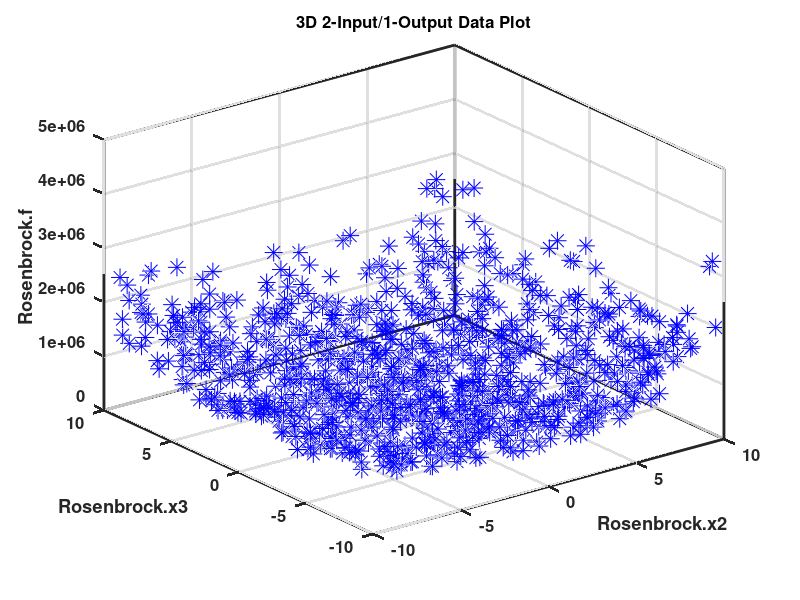

Recreate this plot in MATLAB.
if exist('noCLF') 
   hold off
else
   clf
end;
X = [
-8.492160e+000 -8.600561e+000 1.982976e+006 1
-3.120825e+000 -5.118358e-001 4.397248e+005 1
-6.453033e+000 7.041001e+000 4.114874e+005 1
7.981313e+000 -1.743604e+000 1.628340e+006 1
4.436588e+000 7.546904e+000 3.268644e+005 1
1.704295e+000 -4.505034e-002 7.267776e+004 1
3.894090e+000 -8.266915e+000 5.580035e+005 1
-6.053293e-001 -5.575201e+000 7.210938e+005 1
3.286718e+000 -4.980812e+000 6.148034e+005 1
-4.011405e+000 9.946069e+000 1.349048e+006 1
3.368876e+000 -5.780678e+000 3.504276e+005 1
-9.934163e+000 5.362034e+000 1.834411e+006 1
-8.577228e+000 3.626960e+000 8.483916e+005 1
-9.382463e+000 1.224757e+000 2.194491e+006 1
1.614613e+000 -7.598427e+000 8.801879e+005 1
4.706598e+000 -6.622883e+000 1.716759e+006 1
5.645701e+000 2.702373e+000 9.256991e+005 1
9.269169e+000 3.641728e+000 7.077878e+005 1
-7.807070e+000 -6.262025e+000 7.104646e+005 1
-9.583359e+000 3.448034e+000 9.050983e+005 1
8.513315e+000 -9.348432e+000 1.910636e+006 1
8.277024e+000 -7.207693e+000 1.092123e+006 1
-4.137529e+000 -6.189989e+000 7.326102e+005 1
-2.471238e+000 -6.614841e+000 7.306310e+005 1
7.039837e+000 1.844963e+000 9.046341e+005 1
-7.769014e-002 -7.051992e+000 6.119708e+005 1
-4.345543e+000 2.816680e+000 2.034992e+005 1
-8.271455e+000 -6.853525e+000 1.409712e+006 1
-6.819611e+000 -7.936465e+000 7.621822e+005 1
6.331815e+000 5.172819e+000 1.085954e+006 1
-1.306187e+000 9.840620e+000 1.016442e+006 1
-6.033276e+000 -2.658918e+000 2.059226e+006 1
7.627978e+000 1.872100e+000 1.807632e+006 1
3.274888e+000 -1.908733e+000 4.023387e+005 1
8.189921e+000 -6.744967e+000 9.814845e+005 1
-2.927619e+000 -9.637483e+000 1.750713e+006 1
-5.110207e+000 4.501111e+000 2.412501e+005 1
-4.641873e+000 8.347540e+000 7.238122e+005 1
2.529006e+000 -1.032041e+000 6.766991e+005 1
9.199699e+000 6.475609e+000 8.112522e+005 1
5.681331e+000 6.506123e+000 2.583433e+005 1
-3.528428e+000 -3.748834e+000 1.156058e+005 1
9.812040e+000 -3.947077e+000 1.729033e+006 1
-6.359742e+000 -7.111942e+000 6.416637e+005 1
9.511696e+000 -7.150463e+000 1.808089e+006 1
-5.894954e+000 -3.591745e+000 4.399161e+005 1
-4.628667e+000 -2.567091e+000 1.570790e+006 1
-5.668206e+000 -8.756057e+000 7.303117e+005 1
-8.337678e+000 8.664392e+000 2.581948e+006 1
1.304785e+000 -8.728982e+000 8.278235e+005 1
4.414304e+000 2.388027e+000 6.466291e+004 1
6.050888e+000 8.023327e+000 7.897580e+005 1
-5.950467e+000 3.227546e+000 1.733651e+006 1
-4.724425e+000 3.522127e-001 1.967585e+006 1
5.103555e+000 -5.209926e+000 1.382752e+006 1
2.214873e+000 -8.128209e+000 1.205588e+006 1
-1.006371e+000 -2.123860e+000 1.229430e+006 1
5.075456e+000 6.633959e+000 4.830339e+005 1
6.495142e-001 -3.645822e+000 3.695825e+005 1
4.465699e+000 4.702084e+000 3.976362e+005 1
-9.531601e+000 4.458615e+000 1.087970e+006 1
8.827486e+000 6.255958e+000 1.078824e+006 1
-9.990014e+000 8.643983e+000 1.838068e+006 1
5.442022e+000 -1.161913e+000 1.012967e+006 1
4.673883e+000 8.243427e+000 5.227639e+005 1
-6.901874e+000 1.837623e+000 7.256321e+005 1
-9.221619e+000 -3.497035e+000 2.858278e+006 1
-4.411196e-001 1.412675e+000 3.333492e+005 1
-9.545216e+000 -2.600271e+000 1.627879e+006 1
3.550647e+000 -5.716772e+000 7.173378e+005 1
9.696383e+000 3.845023e+000 1.187258e+006 1
3.725895e+000 -2.319972e+000 6.432011e+005 1
2.687531e+000 2.025410e+000 8.827474e+005 1
4.274698e+000 7.635243e+000 1.212437e+006 1
3.870593e+000 -8.448609e+000 8.396172e+005 1
7.574350e+000 6.813284e+000 1.262692e+006 1
2.612672e+000 2.911636e+000 4.494660e+005 1
9.382127e+000 -5.387967e-001 2.544677e+006 1
-8.201384e+000 3.900571e+000 8.509452e+005 1
6.807667e+000 -2.060653e+000 1.832655e+006 1
-6.984699e+000 -4.321805e+000 5.940525e+005 1
4.536356e+000 -1.970043e+000 1.137367e+006 1
6.932783e+000 -8.329403e+000 1.316316e+006 1
1.810780e+000 8.987899e-001 2.725677e+005 1
9.526708e+000 -1.776563e+000 1.431277e+006 1
1.780598e+000 -3.279727e+000 1.785525e+005 1
-6.563551e+000 3.215856e+000 4.582360e+005 1
7.889149e+000 -6.738800e+000 1.322626e+006 1
3.680121e+000 2.635451e+000 7.967754e+005 1
-1.457919e+000 -2.378860e+000 1.420853e+006 1
-4.702482e+000 -4.186637e+000 1.534499e+006 1
5.467518e+000 2.549237e+000 3.673540e+005 1
-4.969424e+000 -5.450062e+000 1.378684e+006 1
9.351665e+000 -4.659201e+000 1.814476e+006 1
-2.402432e+000 -3.576769e+000 1.683387e+006 1
1.776490e+000 6.264903e+000 1.355469e+006 1
-3.600443e+000 4.523077e+000 6.352165e+005 1
3.198490e+000 1.570529e+000 4.907379e+005 1
2.737883e+000 5.929835e+000 8.048733e+005 1
3.248851e+000 -7.165488e+000 9.789395e+005 1
7.082249e-001 7.394129e+000 1.375498e+006 1
8.550506e+000 9.484876e+000 2.695341e+006 1
6.410799e+000 -3.504085e+000 3.807519e+005 1
-2.240570e+000 2.166777e-001 5.171994e+005 1
8.702856e+000 9.719788e+000 1.528200e+006 1
1.944915e+000 2.400149e+000 6.778533e+005 1
9.136145e+000 -1.029867e-001 1.509266e+006 1
6.719662e+000 8.144392e+000 1.491652e+006 1
-4.386438e+000 -3.547042e+000 3.893599e+005 1
-3.419783e+000 6.608728e+000 1.445766e+006 1
5.015658e+000 -6.362805e+000 4.118421e+005 1
-1.758305e+000 -2.775615e+000 9.408250e+005 1
4.202708e+000 -2.381633e+000 3.098586e+005 1
9.050850e+000 -3.891490e+000 1.090167e+006 1
3.928681e+000 6.749000e+000 4.597951e+005 1
-1.235732e+000 -7.315644e+000 1.298342e+006 1
6.128758e+000 7.644709e+000 6.124384e+005 1
-7.841848e+000 -1.877177e+000 1.762119e+006 1
2.644805e+000 -1.565146e+000 3.812172e+004 1
-5.706442e+000 -7.605735e+000 9.547345e+005 1
-7.746591e-001 6.338763e+000 8.585563e+005 1
4.992774e+000 -5.747161e+000 2.478418e+005 1
-4.802183e+000 5.947567e+000 5.608415e+005 1
-6.870801e-001 9.994353e+000 1.403530e+006 1
-1.742976e-001 -1.014437e+000 1.170955e+006 1
-5.456163e+000 -5.841339e+000 2.941497e+005 1
2.281039e+000 -4.118752e-001 1.887875e+005 1
8.675736e-001 1.378959e+000 1.362928e+005 1
-3.058499e+000 -9.431626e+000 1.657450e+006 1
3.076551e+000 -9.768436e+000 2.784939e+006 1
-4.499612e+000 -8.215762e-001 5.410909e+004 1
5.170061e+000 5.471924e+000 1.370953e+006 1
-1.840649e+000 1.645622e+000 1.960514e+006 1
2.105687e+000 1.085026e+000 6.709648e+005 1
-8.750553e+000 4.608181e+000 2.160241e+006 1
-9.629944e-001 -9.893436e+000 2.651100e+006 1
7.754759e+000 1.507904e+000 1.742544e+006 1
-7.785843e+000 -2.665509e+000 4.470696e+005 1
7.216566e+000 -9.255718e+000 1.776484e+006 1
-1.186753e+000 -6.582489e+000 7.188187e+005 1
5.202851e+000 -2.900137e+000 9.883743e+005 1
-3.434970e+000 2.577562e-001 6.194944e+005 1
6.839419e+000 8.576688e+000 1.758392e+006 1
1.067154e+000 -1.108692e+000 1.120916e+006 1
-6.092582e+000 -2.194494e+000 1.226834e+006 1
5.261719e-001 -2.215105e-001 2.733206e+005 1
8.173025e+000 -1.348013e+000 1.155118e+006 1
-2.313328e+000 -1.476602e+000 2.780721e+005 1
-7.115282e+000 5.863178e+000 1.282150e+006 1
5.288678e+000 -3.177829e+000 2.551992e+005 1
6.903204e+000 2.500490e+000 4.256739e+005 1
9.727052e+000 -4.084480e+000 1.614871e+006 1
-3.850226e+000 9.926939e+000 2.032126e+006 1
-6.831495e+000 -4.145571e+000 8.854719e+005 1
-1.710084e+000 -5.243904e+000 2.093142e+005 1
-2.087798e+000 -5.163318e+000 4.484229e+005 1
-4.667470e+000 1.420423e-001 1.715359e+006 1
8.347750e+000 4.240950e+000 5.143442e+005 1
1.367346e-001 6.113912e+000 1.145533e+006 1
5.051518e+000 -7.255107e-001 1.730693e+005 1
1.923471e-001 -4.319982e+000 1.508841e+006 1
6.276432e+000 -9.716258e+000 1.625010e+006 1
-2.366936e+000 -8.595178e+000 1.111739e+006 1
9.951177e+000 -7.355753e+000 2.022039e+006 1
-9.225586e-001 -8.246851e+000 1.429309e+006 1
-1.957598e+000 -5.907893e-001 5.661170e+005 1
8.332502e+000 9.386312e+000 1.238125e+006 1
7.613482e+000 8.969049e+000 2.670968e+006 1
-2.595280e+000 -2.598494e+000 1.316233e+006 1
-4.099039e+000 7.230026e-001 3.201370e+005 1
-9.129972e+000 -6.768776e+000 1.150024e+006 1
-6.510817e+000 7.096799e+000 1.470894e+006 1
4.483252e+000 4.964906e+000 1.080319e+006 1
6.500313e+000 4.953848e+000 7.624620e+005 1
-6.849891e+000 -4.346131e+000 1.494146e+006 1
-5.080609e+000 -8.173561e+000 1.098491e+006 1
7.405969e+000 4.915475e+000 1.126631e+006 1
3.399472e+000 -6.140571e+000 1.354810e+006 1
-9.816965e+000 8.851372e+000 1.505293e+006 1
-7.331191e+000 8.308586e+000 1.713220e+006 1
6.617158e+000 -7.456605e-001 2.687670e+005 1
2.379098e+000 5.208303e+000 9.452403e+005 1
6.302649e+000 -5.147510e+000 8.410941e+005 1
8.109510e+000 5.313224e+000 9.924069e+005 1
8.670834e+000 -5.864890e+000 7.835585e+005 1
8.813942e+000 -1.276311e-001 2.281070e+006 1
5.568161e+000 -3.992933e+000 7.301995e+005 1
-4.252338e+000 8.521280e+000 1.660875e+006 1
1.216624e+000 -8.000295e+000 8.670423e+005 1
-6.148992e+000 -8.822850e+000 1.194989e+006 1
2.403191e+000 -1.946905e+000 6.212348e+005 1
-8.927520e+000 8.099330e+000 1.904161e+006 1
-2.025087e+000 9.043957e+000 6.767977e+005 1
-9.313996e+000 -5.460121e+000 1.627795e+006 1
4.810501e+000 1.909294e+000 1.158902e+006 1
7.174133e+000 2.599367e+000 5.802370e+005 1
-3.827038e+000 7.253164e+000 7.598158e+005 1
-2.651379e+000 5.006501e+000 7.388933e+005 1
1.639231e+000 9.894450e+000 1.675438e+006 1
9.604420e+000 -4.509426e+000 1.138370e+006 1
5.243920e+000 5.908015e+000 1.392868e+006 1
3.668865e+000 2.898271e+000 1.429358e+005 1
-1.246210e+000 7.842892e+000 4.061588e+005 1
-3.160054e+000 -5.905012e+000 8.724398e+005 1
2.594595e+000 9.577226e+000 1.412570e+006 1
1.545555e+000 2.118696e+000 1.034630e+006 1
5.158842e+000 -4.811261e+000 1.154843e+006 1
-6.672513e+000 -9.158755e+000 2.071256e+006 1
4.345098e+000 2.083567e+000 1.043536e+005 1
-9.710067e+000 -3.711333e+000 1.835591e+006 1
2.667289e+000 -8.841369e+000 1.483444e+006 1
-3.686162e+000 -3.287101e+000 1.290870e+005 1
3.637766e+000 -2.789450e+000 6.530824e+004 1
-2.569696e+000 1.059206e+000 1.444398e+006 1
-4.986224e+000 3.863771e+000 2.321080e+005 1
5.606341e+000 -4.258917e+000 3.840973e+005 1
-1.722691e+000 6.196112e+000 2.112539e+005 1
-5.542970e-002 -4.920321e+000 3.128939e+005 1
8.433524e+000 8.888269e+000 1.535704e+006 1
-6.003543e+000 -1.737710e+000 8.651360e+005 1
-7.389358e+000 -5.995244e+000 1.048291e+006 1
8.380077e+000 4.895570e+000 1.791354e+006 1
9.666551e+000 -6.420605e-001 1.396511e+006 1
5.268163e+000 8.061939e+000 1.503662e+006 1
-7.961557e+000 6.825766e+000 1.905294e+006 1
5.740892e-002 5.136678e+000 4.399099e+005 1
8.879132e+000 -1.377368e+000 9.650111e+005 1
-8.587980e+000 -9.951799e+000 4.416130e+006 1
2.870055e+000 -9.102151e+000 9.252286e+005 1
1.688666e+000 -1.335873e+000 8.140189e+005 1
2.814209e+000 2.770478e+000 1.467452e+005 1
5.624987e+000 -4.768192e+000 8.218547e+005 1
-7.880077e+000 8.800948e+000 8.687877e+005 1
9.287735e-001 -3.926779e+000 5.176294e+005 1
9.210220e+000 9.868873e+000 2.277998e+006 1
3.648663e+000 -8.889038e+000 1.239758e+006 1
4.291053e-001 2.469766e+000 2.150659e+005 1
-6.721230e+000 7.068684e+000 1.676078e+006 1
8.523811e+000 -5.613105e+000 1.502029e+006 1
-5.915271e-001 -7.196196e+000 5.878014e+005 1
8.994143e+000 -2.696399e+000 1.512651e+006 1
6.576729e+000 4.348379e+000 2.040841e+005 1
-2.965065e+000 5.663573e+000 1.027592e+006 1
-3.144147e+000 -7.908138e+000 1.081902e+006 1
-4.690020e+000 -5.231501e+000 1.779184e+006 1
-6.117075e+000 -2.454403e+000 1.390831e+006 1
2.958886e+000 -7.777664e+000 4.226929e+005 1
-6.270002e+000 1.447736e+000 1.244850e+006 1
5.542908e+000 9.153265e-001 1.580811e+006 1
8.680195e+000 1.312934e+000 1.106694e+006 1
-9.729362e+000 1.715842e+000 2.127121e+006 1
-3.494764e+000 7.561965e+000 1.123931e+006 1
-5.585441e-001 3.463112e+000 5.327497e+005 1
8.010185e-001 -3.357028e+000 1.110531e+006 1
2.065013e+000 -7.807754e+000 1.171731e+006 1
-6.599175e+000 -8.903231e-001 5.391574e+005 1
-7.191628e-001 -4.793385e-003 9.039652e+005 1
7.380805e-002 -3.131953e+000 2.455414e+005 1
-7.516107e+000 7.296146e+000 1.546557e+006 1
8.953719e+000 -5.610794e-001 1.683296e+006 1
-1.153685e+000 9.444916e+000 1.650478e+006 1
-2.632443e+000 -9.804498e+000 1.307606e+006 1
8.757013e+000 9.769965e-001 9.456166e+005 1
2.303517e+000 -1.499584e+000 1.579791e+005 1
4.733706e-001 2.332006e+000 2.531148e+005 1
1.911874e+000 6.717235e+000 6.596305e+005 1
-5.171486e+000 9.150169e+000 1.494442e+006 1
-2.830947e-001 9.825523e+000 9.521394e+005 1
6.249211e+000 7.523585e+000 6.484401e+005 1
4.294133e+000 -2.884572e+000 5.967698e+005 1
5.977777e+000 -9.203625e+000 1.260244e+006 1
8.732471e+000 -2.051235e+000 6.516192e+005 1
5.314882e+000 -6.984002e-001 1.004553e+006 1
-1.974872e+000 4.145085e+000 5.235688e+005 1
2.546774e-001 2.930499e+000 8.676802e+005 1
1.020263e-001 -6.724672e-001 3.340093e+002 1
-2.913114e+000 -2.433487e+000 8.491628e+005 1
3.085038e+000 -8.348149e+000 9.379691e+005 1
2.779332e+000 6.126021e+000 2.723763e+005 1
9.643079e+000 -9.596296e+000 3.271116e+006 1
-9.207920e+000 1.692837e+000 1.535846e+006 1
-9.562641e+000 -6.349323e+000 2.045907e+006 1
-7.579027e+000 -2.864870e-001 1.433009e+006 1
8.587461e+000 9.423990e+000 1.182714e+006 1
-1.174868e+000 5.196504e+000 2.516160e+005 1
9.413171e+000 3.998494e+000 1.780502e+006 1
2.854085e+000 5.067794e+000 6.711606e+004 1
-4.423254e+000 6.186660e-001 9.610787e+005 1
-2.340652e+000 -7.647081e+000 4.663943e+005 1
-7.547753e+000 -2.625576e+000 1.359154e+006 1
-7.213563e-001 8.452706e+000 1.642306e+006 1
3.179914e+000 8.612621e+000 7.739738e+005 1
-9.324085e+000 3.017376e+000 2.192360e+006 1
6.963341e+000 6.147508e+000 4.497062e+005 1
-1.071053e+000 2.053274e+000 7.768892e+005 1
-4.763512e-001 -4.525419e+000 2.633570e+005 1
8.235908e+000 -8.781493e+000 2.129416e+006 1
-3.720479e+000 1.170899e+000 5.355084e+005 1
-6.948199e+000 -1.278991e+000 8.622464e+005 1
5.348551e+000 -9.851326e+000 1.443015e+006 1
8.247432e+000 3.789221e+000 1.610973e+006 1
4.842559e+000 -4.891037e+000 4.553848e+005 1
-2.234985e-001 8.953595e+000 1.757945e+006 1
2.007760e+000 2.993858e+000 2.606482e+005 1
-7.212359e+000 7.909056e+000 1.484622e+006 1
9.408627e-001 6.301524e+000 8.250449e+005 1
-3.523915e-001 3.673341e+000 3.885169e+005 1
3.100918e+000 7.667225e-001 7.957399e+004 1
1.974026e+000 -2.008102e+000 9.899431e+005 1
-9.292513e+000 -3.332896e+000 9.777317e+005 1
-1.514623e+000 -6.334937e+000 6.352760e+005 1
1.447301e+000 7.748258e+000 1.004345e+006 1
-2.070103e+000 7.736219e+000 4.177886e+005 1
-3.897047e-001 5.835025e+000 5.657090e+005 1
-8.698650e+000 8.449689e-001 1.362772e+006 1
-8.437597e+000 6.976152e+000 2.162406e+006 1
-7.919243e+000 -4.948654e-001 5.983367e+005 1
-9.441510e+000 2.064763e+000 1.399621e+006 1
-3.786368e+000 -8.410527e+000 7.042326e+005 1
4.919751e+000 -7.250899e+000 4.653923e+005 1
-6.875596e+000 9.119909e+000 1.279909e+006 1
-5.214112e+000 4.285522e+000 4.138998e+005 1
7.068904e+000 8.124898e+000 1.427855e+006 1
9.872995e+000 -5.383097e+000 1.653974e+006 1
1.860261e+000 3.022838e-001 1.539288e+006 1
-5.580728e+000 -7.473344e+000 2.164358e+006 1
-3.742133e+000 -8.073439e+000 5.688660e+005 1
-7.761840e+000 5.340444e+000 5.571307e+005 1
1.356324e+000 -3.994752e-001 1.263769e+005 1
3.316912e+000 -4.445369e+000 2.600505e+005 1
5.596949e+000 4.087991e-001 1.137073e+005 1
4.452626e+000 3.920980e+000 2.547839e+005 1
1.641877e+000 7.953935e+000 1.122011e+006 1
-6.328083e+000 5.089035e+000 3.993998e+005 1
7.807089e+000 7.346236e+000 1.137854e+006 1
-9.635099e+000 -4.580253e+000 1.810677e+006 1
2.236325e+000 4.921250e+000 9.669003e+005 1
9.562975e+000 -2.962787e+000 9.953825e+005 1
-8.020540e+000 4.966387e-001 1.176134e+006 1
-7.406987e+000 -6.069816e+000 1.450775e+006 1
-2.883649e+000 3.882374e+000 2.286738e+005 1
-9.962171e+000 7.151945e+000 2.103607e+006 1
9.559741e+000 -1.985080e+000 1.919770e+006 1
8.446503e+000 3.747307e+000 6.741757e+005 1
1.925237e+000 9.304595e+000 9.378834e+005 1
6.467844e+000 1.256495e+000 2.512263e+005 1
-6.065599e+000 6.053161e+000 1.829190e+006 1
5.818881e+000 2.286652e+000 4.108615e+005 1
2.420357e+000 -9.745506e+000 1.249093e+006 1
-5.309747e+000 1.807667e+000 1.136038e+006 1
-3.449071e+000 3.195757e+000 1.411297e+006 1
3.237094e+000 7.328980e+000 3.969151e+005 1
-7.609347e+000 -3.829950e+000 6.639328e+005 1
3.247245e-002 1.603338e+000 1.658658e+006 1
1.122994e+000 7.134751e+000 3.029275e+005 1
-6.223154e+000 9.658175e+000 1.027231e+006 1
7.304889e+000 8.747975e+000 1.564300e+006 1
-6.754887e+000 -8.428869e+000 1.888419e+006 1
1.992677e+000 3.310958e+000 2.022858e+005 1
6.734780e+000 -2.734100e+000 5.789152e+005 1
6.876021e+000 2.487676e+000 2.079089e+005 1
6.747369e+000 4.074833e+000 5.515559e+005 1
-7.662509e+000 -9.237714e-001 5.588451e+005 1
-5.426535e+000 6.526512e-001 1.239611e+006 1
8.979913e+000 9.280750e+000 1.349927e+006 1
-5.509984e+000 9.193784e+000 1.226002e+006 1
2.459367e+000 -6.235102e-001 1.098437e+005 1
7.387745e+000 -1.496327e-001 3.763583e+005 1
-2.381040e+000 -4.560964e+000 4.136995e+005 1
-7.641971e+000 1.219771e+000 7.168533e+005 1
-1.340694e+000 3.154598e+000 1.023296e+006 1
1.278884e+000 -1.836654e+000 8.180905e+005 1
9.175310e+000 -2.836880e+000 1.077280e+006 1
1.189219e+000 9.167473e+000 9.232447e+005 1
-1.465758e+000 -5.627870e+000 1.144057e+006 1
-5.843102e+000 9.418255e+000 1.053923e+006 1
-2.663472e-001 9.272514e+000 1.281907e+006 1
-4.060059e+000 -2.747735e+000 8.664210e+004 1
4.953309e+000 1.490953e+000 1.116025e+005 1
-5.653939e+000 -9.440275e+000 9.605332e+005 1
-9.875985e+000 -7.131530e+000 1.396318e+006 1
-5.001873e+000 4.451964e-002 1.428837e+006 1
5.229089e+000 -8.937049e+000 8.149668e+005 1
-2.681208e+000 -9.169575e-002 5.037581e+005 1
-3.904671e+000 -3.145302e+000 1.315812e+006 1
9.768462e+000 -9.684357e+000 2.048103e+006 1
-2.794368e+000 -7.567892e+000 7.841359e+005 1
-4.279346e+000 -3.810103e+000 1.230584e+005 1
9.790021e+000 5.416552e+000 1.314980e+006 1
-7.599048e+000 -3.113887e+000 9.524475e+005 1
1.824181e+000 -2.330038e+000 7.314952e+005 1
4.362867e+000 2.377297e+000 8.108798e+005 1
-3.894827e+000 9.120428e+000 1.585638e+006 1
1.360159e+000 7.812027e+000 1.022622e+006 1
7.661271e+000 -7.528283e+000 1.468438e+006 1
1.853530e+000 2.983250e-001 3.176562e+005 1
4.112308e+000 -6.463430e+000 3.327211e+005 1
-1.083418e-002 8.293967e+000 1.643926e+006 1
-7.488279e+000 9.970880e+000 2.283017e+006 1
-8.349666e+000 3.831162e+000 6.616056e+005 1
-7.063503e+000 -4.834055e+000 6.286236e+005 1
-1.205621e+000 -9.877690e+000 1.133042e+006 1
-4.524916e+000 8.325698e+000 6.431443e+005 1
5.847309e+000 -5.974749e+000 2.951846e+005 1
-5.911717e+000 7.481989e+000 6.820267e+005 1
5.884837e+000 9.532406e+000 1.695143e+006 1
-2.203168e+000 -3.798814e+000 4.913193e+004 1
4.014150e+000 -8.973528e+000 9.838933e+005 1
6.340902e-001 4.039825e+000 1.792261e+005 1
6.180238e+000 3.340449e+000 1.166817e+006 1
9.593489e+000 4.384150e+000 1.612376e+006 1
-8.254852e+000 2.733705e+000 1.243945e+006 1
-7.199040e+000 -6.804888e+000 9.610102e+005 1
-9.752111e+000 4.404862e+000 1.629534e+006 1
1.896050e+000 -3.058880e+000 1.620493e+006 1
7.734029e-001 2.132598e+000 9.045624e+005 1
-6.176399e+000 4.321146e+000 1.402385e+006 1
-8.544207e+000 -1.434042e+000 1.133525e+006 1
-3.961394e+000 -9.329692e+000 9.508032e+005 1
-8.118172e+000 -8.378574e+000 2.406606e+006 1
-5.779352e+000 8.779495e+000 1.666832e+006 1
-2.002038e+000 -4.362235e+000 1.173107e+005 1
-3.296836e+000 -5.527318e+000 5.322061e+005 1
6.773770e+000 6.561742e+000 5.104409e+005 1
-4.945374e+000 8.736544e+000 1.850676e+006 1
8.205946e-002 3.111668e+000 6.044842e+005 1
4.699065e+000 1.993904e+000 8.983320e+005 1
5.736987e+000 -5.054648e+000 6.620645e+005 1
1.220610e+000 3.371531e+000 1.590901e+004 1
-7.133704e+000 7.709625e+000 1.544641e+006 1
4.042704e+000 8.587733e+000 1.560818e+006 1
-9.142451e+000 -4.903901e+000 1.189395e+006 1
-1.025105e+000 3.517126e+000 8.978842e+005 1
-3.066466e+000 -7.281774e+000 1.669522e+006 1
7.431590e+000 -7.364966e+000 1.612524e+006 1
-5.326371e+000 3.710449e+000 1.000955e+006 1
4.560118e-001 -7.484774e+000 1.090883e+006 1
-2.837508e+000 2.279998e+000 2.074235e+005 1
-9.484049e+000 -1.198376e+000 1.294212e+006 1
-6.631448e+000 -3.312427e+000 4.365096e+005 1
-8.820929e+000 8.606191e-001 1.879297e+006 1
-4.328853e+000 -3.211243e+000 1.476495e+006 1
2.143577e+000 1.139865e-002 1.099937e+006 1
-4.479044e+000 3.080719e+000 5.830035e+004 1
7.480673e+000 1.935057e+000 4.200450e+005 1
9.884805e+000 1.024853e+000 2.031152e+006 1
-1.580485e+000 -1.674118e+000 5.630880e+005 1
-3.236667e+000 6.781768e+000 7.032171e+005 1
-2.423859e+000 -6.280290e+000 1.201273e+006 1
6.234046e+000 -3.402157e+000 3.011451e+005 1
-2.281542e+000 6.417288e+000 1.523309e+006 1
4.544321e+000 5.272563e+000 1.167046e+006 1
4.566182e+000 -9.175441e+000 1.449284e+006 1
8.497441e+000 -5.686286e+000 8.571068e+005 1
-7.837211e-001 3.682059e+000 1.387425e+005 1
-7.996323e+000 -3.243934e-001 8.797656e+005 1
8.644288e+000 -2.527837e+000 6.314983e+005 1
7.907941e+000 5.059853e+000 1.664189e+006 1
-8.951233e+000 8.551194e+000 2.036406e+006 1
-1.876130e-001 4.734912e+000 1.190470e+006 1
-9.692632e+000 -6.929648e+000 2.384906e+006 1
-7.717262e+000 2.527174e+000 1.330883e+006 1
-8.440001e+000 -3.378598e+000 1.713964e+006 1
2.703838e+000 -8.489343e-001 3.995358e+005 1
8.403967e+000 -3.434083e+000 7.656826e+005 1
-6.129927e+000 5.259892e+000 3.201128e+005 1
-6.481556e+000 -9.121081e+000 1.671689e+006 1
-6.931248e+000 6.760370e+000 1.323989e+006 1
-9.507787e+000 -4.693503e+000 1.209856e+006 1
2.192786e+000 -3.235641e+000 5.058119e+005 1
9.446096e+000 8.684307e+000 1.359499e+006 1
-9.613430e+000 -2.998291e+000 1.598368e+006 1
-3.036337e+000 9.203343e+000 1.517738e+006 1
-1.481439e+000 -6.782028e+000 1.742248e+006 1
-5.733114e-001 9.620749e+000 9.206286e+005 1
1.526846e+000 -8.683968e+000 9.559259e+005 1
3.538251e+000 -5.184200e+000 2.432708e+005 1
-3.586558e+000 -6.056476e+000 1.037358e+006 1
-4.583867e+000 8.864060e+000 8.637071e+005 1
2.964506e+000 9.478882e+000 9.093686e+005 1
6.558108e+000 5.656047e+000 7.993070e+005 1
7.644683e+000 -6.417201e+000 1.440826e+006 1
4.010829e-001 8.507792e+000 6.613106e+005 1
4.073220e+000 -9.636090e-001 4.570627e+005 1
3.722387e-001 4.230049e+000 6.555158e+005 1
-7.146103e+000 -4.782675e+000 1.583423e+006 1
7.139113e+000 5.855602e+000 3.642911e+005 1
-1.437303e+000 -7.654710e-001 7.668823e+005 1
-8.296018e+000 -5.115195e+000 2.070086e+006 1
1.179940e+000 3.410482e+000 2.231874e+005 1
-3.182666e+000 -9.999709e+000 1.541496e+006 1
9.844695e+000 2.172177e+000 2.288413e+006 1
-6.362498e-001 1.763365e+000 2.463988e+005 1
9.706709e+000 -4.701152e+000 1.698395e+006 1
-3.926801e+000 1.188312e+000 1.743726e+006 1
-2.496233e+000 3.331226e+000 1.062715e+006 1
-2.461997e-002 -1.528332e+000 7.846761e+005 1
-6.192591e+000 -7.944208e+000 1.205170e+006 1
-3.202874e+000 1.677031e+000 6.462152e+005 1
8.451698e-001 -5.350701e+000 3.093132e+005 1
-1.238591e-001 2.600070e+000 1.562102e+006 1
-7.176102e+000 6.485320e+000 1.464556e+006 1
-3.940459e+000 4.111656e+000 1.513746e+006 1
-3.620285e+000 5.536972e+000 9.724025e+005 1
-8.617676e+000 -4.297506e+000 8.915890e+005 1
-1.127156e+000 6.578828e-002 2.746207e+005 1
-8.784214e+000 5.780793e+000 1.182408e+006 1
-6.403925e+000 8.184446e+000 1.706279e+006 1
9.150425e+000 5.694628e-001 7.260689e+005 1
-1.901010e+000 -8.099970e+000 9.494613e+005 1
-9.798173e+000 9.072188e+000 2.544844e+006 1
1.479100e-001 -1.781879e+000 5.033893e+005 1
7.558363e+000 4.433477e-001 7.767476e+005 1
-6.783597e+000 -4.962156e+000 3.373997e+005 1
5.194531e+000 -2.385376e-002 9.735113e+004 1
-9.181222e+000 -5.439718e+000 2.082893e+006 1
5.422395e+000 -7.824825e+000 1.355138e+006 1
5.361986e+000 -8.299347e+000 5.891857e+005 1
6.487368e+000 -7.038067e+000 1.327963e+006 1
8.289110e+000 5.893720e+000 6.311689e+005 1
5.723779e-001 -8.557156e+000 5.333136e+005 1
-3.766770e+000 -5.679954e+000 1.416407e+006 1
2.513635e+000 -3.683262e-001 1.021343e+006 1
-6.381477e+000 4.210474e+000 1.239791e+006 1
7.516192e+000 -5.889195e+000 1.069882e+006 1
3.029417e+000 6.584499e+000 2.859192e+005 1
3.783660e+000 7.001045e+000 2.358800e+005 1
2.753487e-001 7.413133e+000 7.458706e+005 1
9.744802e-001 -3.963786e+000 6.562822e+005 1
-2.260235e+000 6.552878e+000 4.467866e+005 1
6.565622e-003 7.892457e+000 1.521939e+006 1
-7.752922e+000 -2.226104e+000 4.712350e+005 1
-5.973626e+000 8.042007e+000 1.839629e+006 1
1.012140e+000 4.569132e+000 3.171605e+005 1
7.949978e+000 9.814463e+000 1.944070e+006 1
-4.609589e+000 6.724579e+000 7.410593e+005 1
-7.279318e+000 -1.802090e+000 5.952054e+005 1
-4.164729e+000 9.034392e+000 8.318817e+005 1
8.465867e+000 6.669587e+000 8.594870e+005 1
3.059931e+000 1.781081e+000 1.635418e+006 1
-1.280118e+000 -1.819462e-001 2.407370e+005 1
7.470458e+000 -6.653132e+000 5.973568e+005 1
-5.064512e+000 4.306321e+000 4.140169e+005 1
1.386274e+000 -5.941577e+000 6.290857e+005 1
3.214938e+000 -4.202571e+000 3.859207e+005 1
-8.512142e+000 -9.544754e+000 2.711265e+006 1
-4.363526e+000 -4.467700e+000 4.855214e+005 1
-5.199908e+000 -3.397442e+000 5.059590e+005 1
-6.312118e+000 3.253088e+000 4.692790e+005 1
3.442826e+000 9.227792e+000 2.137427e+006 1
-6.427334e+000 4.469652e+000 2.642755e+005 1
-1.544052e-001 -7.896313e+000 8.178772e+005 1
-3.800300e+000 -8.786876e-001 9.895406e+005 1
5.747916e+000 -1.139672e+000 4.217169e+005 1
-4.117902e+000 -9.313552e+000 1.533460e+006 1
-7.376129e+000 -4.948372e+000 1.169875e+006 1
-8.817755e+000 1.439024e+000 1.038280e+006 1
1.408124e+000 1.728209e+000 4.453570e+004 1
-4.205255e+000 -1.319877e+000 7.504380e+005 1
5.537509e+000 -9.078900e+000 9.775516e+005 1
-4.299177e+000 -4.232390e+000 2.447719e+005 1
-6.259690e+000 6.215075e+000 1.390718e+006 1
1.571650e+000 1.294576e+000 1.271533e+006 1
-2.502255e+000 4.997307e+000 5.904629e+005 1
3.564816e+000 5.288516e+000 3.111629e+005 1
-3.549337e+000 -5.835316e+000 2.143869e+005 1
7.717321e+000 1.003647e+000 6.114272e+005 1
-2.534822e+000 -8.196988e+000 5.568341e+005 1
-2.613599e+000 -2.412536e+000 5.584215e+005 1
-5.366692e+000 -7.808201e-001 3.350962e+005 1
7.180036e+000 -3.477783e+000 7.196413e+005 1
-9.773736e+000 9.210999e-001 1.193375e+006 1
3.907134e+000 3.566026e+000 1.584262e+006 1
9.824150e+000 -7.866404e+000 1.478302e+006 1
-9.249723e+000 -1.681652e+000 1.279054e+006 1
1.099982e+000 -6.693506e+000 3.825374e+005 1
-2.817406e+000 -2.086046e+000 4.388508e+005 1
6.630191e+000 -6.480592e+000 1.888920e+006 1
-8.559457e-001 -7.846195e+000 1.108375e+006 1
-6.520328e+000 -8.900502e+000 1.734571e+006 1
3.950059e+000 -7.268519e+000 1.050811e+006 1
-6.212515e+000 7.878706e+000 9.379694e+005 1
-7.043418e+000 -9.780643e+000 1.581935e+006 1
-8.093935e+000 2.752278e+000 6.498849e+005 1
-5.839342e+000 -1.391038e+000 2.256826e+005 1
-4.222377e+000 4.839634e+000 1.679860e+006 1
-2.703517e+000 3.281661e+000 1.885243e+005 1
2.387783e+000 4.785104e+000 2.826450e+005 1
9.293525e+000 -4.001015e+000 1.935439e+006 1
-4.541094e+000 9.772815e+000 1.964358e+006 1
5.083795e+000 -6.233816e+000 2.466525e+005 1
2.055483e+000 -6.520465e+000 7.656651e+005 1
6.944675e+000 8.385701e+000 1.199728e+006 1
-8.853019e-001 5.989656e+000 9.280207e+005 1
-3.346204e+000 -9.613553e+000 2.329702e+006 1
-9.096856e-001 -6.562785e+000 1.181661e+006 1
5.795848e+000 4.702750e-001 7.095070e+005 1
-2.038585e-001 -7.423952e+000 4.368347e+005 1
-2.155707e+000 -8.955458e+000 2.125269e+006 1
-8.978176e+000 -9.281768e+000 2.303413e+006 1
-8.880201e+000 -1.849311e+000 8.583857e+005 1
-5.403001e+000 -8.058389e+000 1.156759e+006 1
-1.329896e+000 7.212261e+000 3.348791e+005 1
-9.085182e+000 -7.509798e+000 1.189179e+006 1
-8.771684e+000 3.128865e+000 6.748118e+005 1
-9.345087e+000 7.785840e+000 1.540993e+006 1
9.107526e+000 -7.407957e+000 1.532043e+006 1
2.349266e+000 5.457331e+000 1.280647e+006 1
-5.466688e+000 -7.004637e+000 1.458032e+006 1
-9.260467e+000 9.094620e+000 2.069979e+006 1
-7.538652e+000 3.726927e+000 1.283708e+006 1
7.280496e+000 -7.971941e+000 1.594913e+006 1
-7.691476e+000 4.190032e+000 4.696350e+005 1
-4.895733e+000 1.712547e-001 1.259134e+006 1
4.729470e+000 4.667693e+000 1.194322e+006 1
-4.081132e-001 5.496117e+000 1.079052e+005 1
7.580549e+000 -9.379680e+000 1.571943e+006 1
-8.131989e+000 -1.238778e+000 1.339626e+006 1
7.089899e+000 -7.338950e+000 8.233540e+005 1
-4.315604e+000 -3.903631e+000 5.013398e+005 1
-3.263004e-001 2.341707e+000 1.478743e+005 1
7.968878e+000 -9.187825e+000 1.610493e+006 1
-7.939162e+000 -2.109366e+000 1.251790e+006 1
-3.650580e+000 3.435251e+000 1.753685e+006 1
8.379638e-001 -7.443615e+000 1.308632e+006 1
-9.021979e+000 4.042893e+000 1.329475e+006 1
9.908789e+000 -9.047041e+000 3.093124e+006 1
-9.840298e-001 1.359532e+000 7.610243e+005 1
6.071305e+000 -8.113842e+000 1.844079e+006 1
-4.832501e+000 -1.452565e+000 1.167763e+006 1
3.963803e+000 -4.104612e+000 8.821182e+004 1
-9.580357e-001 3.554951e+000 4.478030e+005 1
3.982376e+000 3.763610e+000 2.023029e+005 1
-3.381397e+000 -4.173958e+000 8.272063e+004 1
4.870142e+000 8.496740e+000 1.316383e+006 1
5.950630e+000 2.690694e+000 1.129459e+006 1
-8.867204e+000 4.017186e+000 1.466319e+006 1
4.121547e+000 -8.574698e+000 9.167156e+005 1
4.247358e+000 4.480629e+000 9.619959e+004 1
-6.286953e+000 6.873888e-001 4.394495e+005 1
-3.714051e-001 -8.492841e+000 1.802253e+006 1
1.659574e-001 -3.189891e+000 4.323489e+005 1
-1.770691e+000 8.903793e+000 1.295197e+006 1
-8.197640e+000 -2.023481e+000 4.915706e+005 1
1.033403e+000 9.901238e+000 1.958292e+006 1
-8.768399e-001 1.978804e+000 2.547930e+005 1
6.657768e+000 7.965808e+000 1.139102e+006 1
-8.477542e+000 1.133902e+000 1.048681e+006 1
-9.019061e+000 -5.406583e+000 1.415695e+006 1
9.017517e+000 -6.828290e+000 1.473339e+006 1
9.259794e+000 -1.551470e+000 1.523967e+006 1
2.785787e+000 -1.933772e+000 5.871686e+005 1
-1.271401e+000 8.229305e+000 2.038907e+006 1
-1.929774e+000 -1.709674e-001 2.947327e+005 1
-1.882715e+000 6.732303e-001 4.424053e+004 1
6.443454e+000 -6.431445e+000 5.094329e+005 1
-6.684613e+000 2.943227e+000 7.328173e+005 1
-7.720557e+000 5.156370e+000 1.525803e+006 1
4.591968e+000 2.666635e+000 7.581952e+005 1
-4.186336e+000 -5.451998e-001 5.748486e+005 1
-5.231993e+000 1.067097e+000 8.715896e+004 1
-1.674964e+000 8.214215e-001 8.287482e+004 1
9.439923e+000 6.940521e+000 1.565650e+006 1
-9.840545e+000 7.112728e+000 1.947600e+006 1
9.021346e-001 7.676589e+000 5.985978e+005 1
3.706731e+000 7.596399e+000 1.080338e+006 1
2.964574e-001 -8.225312e+000 1.036248e+006 1
6.283497e+000 -8.152243e+000 1.575027e+006 1
3.500623e+000 5.023622e+000 5.022185e+005 1
-9.052711e+000 2.305983e+000 1.919137e+006 1
1.581997e+000 -4.540895e+000 1.216528e+006 1
-6.048208e+000 9.731055e+000 2.327124e+006 1
-8.220113e+000 -1.509747e+000 1.061143e+006 1
-8.315001e+000 -5.777492e+000 1.656229e+006 1
-1.827973e+000 6.447492e+000 3.342920e+005 1
-5.602909e+000 3.044591e+000 3.890713e+005 1
1.113425e+000 -7.662542e+000 4.570709e+005 1
-7.307905e+000 -9.825499e+000 2.411396e+006 1
-3.088772e+000 9.668081e+000 9.741552e+005 1
7.231137e+000 9.516726e+000 1.742436e+006 1
7.932652e+000 -1.710360e+000 7.120277e+005 1
4.622374e+000 9.549660e+000 1.289698e+006 1
-3.119293e+000 -8.813118e+000 1.352116e+006 1
5.518060e+000 -8.506892e+000 7.261025e+005 1
9.922248e-001 2.839136e+000 1.934701e+005 1
2.569230e+000 2.011286e+000 4.675855e+005 1
8.789879e+000 6.981120e+000 2.184654e+006 1
1.149870e+000 -6.253172e+000 6.841077e+005 1
-5.285897e+000 -1.074284e+000 3.586792e+005 1
5.762652e+000 6.067227e+000 7.462220e+005 1
6.168709e+000 1.539173e+000 1.043097e+006 1
-8.378066e+000 8.018501e+000 8.502288e+005 1
-4.457033e+000 3.074323e+000 8.011675e+005 1
-4.567508e+000 -2.548014e+000 7.587947e+005 1
2.980491e+000 2.231654e+000 7.374469e+005 1
-6.976188e+000 2.240702e+000 5.136711e+005 1
-2.553228e+000 -5.287223e+000 1.333794e+006 1
2.128145e+000 5.709766e+000 5.280640e+005 1
4.516298e+000 2.211960e+000 6.738349e+005 1
-5.998105e+000 -5.079405e+000 8.988518e+005 1
3.844790e+000 -3.667611e+000 2.711859e+005 1
6.997657e+000 -2.288885e+000 4.879423e+005 1
-8.045140e+000 1.261594e+000 7.575473e+005 1
-8.172337e+000 8.411542e+000 1.594161e+006 1
9.368018e+000 6.923016e+000 1.906822e+006 1
-6.368757e+000 -6.669336e+000 5.248490e+005 1
8.842679e+000 -4.403786e+000 7.220641e+005 1
7.273768e+000 -9.725180e+000 2.087614e+006 1
8.206438e+000 -4.343929e-001 5.827988e+005 1
-5.547148e+000 -9.477423e+000 1.196233e+006 1
4.789450e+000 8.626415e+000 1.522076e+006 1
9.628252e+000 -2.711845e+000 1.630513e+006 1
3.431541e+000 9.742682e+000 1.985203e+006 1
-5.256196e+000 3.170471e+000 1.614331e+005 1
-1.394539e+000 -6.968933e+000 1.176036e+006 1
-2.177859e+000 -9.033077e+000 1.668443e+006 1
-8.629041e-002 -6.874624e+000 8.112755e+005 1
-8.393765e+000 9.343241e+000 1.743606e+006 1
-6.658501e-001 1.545862e+000 4.595615e+005 1
4.380963e+000 -2.926364e+000 4.367745e+005 1
-7.634815e+000 7.162410e+000 5.855550e+005 1
-4.511691e+000 -5.367777e+000 4.747753e+005 1
9.923980e+000 8.467069e+000 2.535940e+006 1
-1.548034e+000 7.038493e+000 3.149403e+005 1
6.680387e+000 1.075732e-001 1.533059e+006 1
8.779075e+000 3.029153e+000 1.117240e+006 1
5.493339e+000 -2.503146e+000 1.812468e+005 1
-9.890223e+000 2.159193e+000 1.077851e+006 1
-9.078999e+000 -1.057276e+000 1.249343e+006 1
7.141708e+000 -8.778217e+000 1.317319e+006 1
6.531904e+000 1.119410e+000 4.397862e+005 1
5.919279e+000 3.394697e+000 9.143116e+005 1
-2.768057e+000 -4.422042e+000 9.643868e+005 1
-3.245251e+000 5.578008e+000 1.788968e+006 1
-4.759963e+000 4.081462e+000 6.611694e+005 1
-5.935073e+000 -6.208415e+000 2.311206e+006 1
-1.526167e+000 -1.414802e+000 3.867438e+005 1
-8.156369e+000 -2.949929e+000 6.375250e+005 1
2.541694e+000 5.339379e-001 1.133111e+006 1
-9.361514e+000 4.129111e+000 1.359554e+006 1
2.916166e+000 7.600788e+000 3.542278e+005 1
6.882531e+000 1.327341e+000 1.000372e+006 1
8.620505e+000 9.694250e+000 2.499270e+006 1
-7.289193e+000 -7.998019e+000 8.298072e+005 1
4.188194e+000 5.630912e+000 4.298404e+005 1
9.060684e+000 -3.248623e+000 8.301973e+005 1
-5.034662e+000 -7.553769e+000 9.524065e+005 1
-3.274897e+000 -4.487474e+000 8.822344e+005 1
2.093223e+000 -9.936005e-001 6.889550e+005 1
2.329640e+000 -9.018560e+000 2.287945e+006 1
-3.512424e+000 -3.079093e+000 1.588044e+006 1
-6.618316e+000 5.233462e+000 2.556647e+005 1
-9.107676e+000 -6.509429e+000 2.062602e+006 1
7.820575e+000 2.420713e+000 3.917201e+005 1
-8.534951e+000 -9.534220e+000 2.228614e+006 1
9.089278e+000 1.216742e-001 9.643593e+005 1
-8.010721e+000 -5.493726e+000 2.353996e+006 1
3.337375e+000 8.985509e+000 7.077184e+005 1
-7.471141e+000 -7.744689e+000 1.047661e+006 1
7.943278e-001 6.524906e+000 1.935999e+005 1
-5.685913e+000 -1.249293e+000 3.266565e+005 1
3.301149e-001 -3.770545e+000 8.365134e+005 1
7.118009e+000 -8.984757e+000 1.698744e+006 1
2.631430e+000 7.689907e+000 1.097164e+006 1
7.323392e+000 8.005803e-001 8.948735e+005 1
4.824084e+000 6.870447e+000 5.562592e+005 1
7.723268e+000 -7.011331e-001 4.235811e+005 1
-5.730773e+000 -6.020758e+000 1.368743e+006 1
-1.401745e+000 -5.734694e+000 4.570574e+005 1
-3.374569e+000 -5.641984e+000 1.443930e+006 1
2.168828e+000 7.279753e+000 7.278736e+005 1
4.086485e+000 -1.584667e+000 1.061420e+006 1
-2.755691e+000 -6.998551e+000 1.760083e+006 1
-4.813977e-001 9.786749e+000 9.812706e+005 1
7.682051e+000 -2.175353e+000 7.892009e+005 1
5.822255e+000 -3.090530e+000 1.017914e+006 1
5.122226e+000 9.256220e+000 1.456863e+006 1
4.327784e+000 -6.148975e-001 1.278701e+006 1
-4.253844e-001 7.988135e+000 8.876066e+005 1
-8.990897e+000 9.594644e+000 2.272894e+006 1
3.341487e+000 7.474016e+000 3.556171e+005 1
-5.358853e+000 -4.853227e+000 2.355658e+006 1
-2.233436e+000 -8.707492e+000 1.573153e+006 1
-8.633060e+000 -3.859638e+000 2.048525e+006 1
6.671929e-001 -7.236137e+000 2.877711e+005 1
-5.482947e+000 4.776478e+000 8.652189e+005 1
1.675313e+000 5.337655e+000 3.161452e+005 1
-5.742297e+000 -6.949090e+000 1.674244e+006 1
8.041752e+000 6.437076e+000 5.112942e+005 1
-1.568727e+000 2.979943e+000 9.651056e+005 1
1.497875e+000 9.372198e+000 1.092784e+006 1
-3.990185e+000 3.765357e-001 7.699506e+005 1
-5.003841e-001 5.554851e+000 7.638191e+005 1
-1.103542e+000 -6.446258e+000 6.799070e+005 1
-4.778812e+000 1.757672e+000 7.505028e+005 1
8.311708e+000 -1.288233e+000 1.244775e+006 1
-4.156403e+000 6.225628e+000 6.082327e+005 1
-8.858223e+000 -3.601234e+000 1.055696e+006 1
6.379674e+000 -3.536945e+000 3.654377e+005 1
4.831970e-001 -6.880503e+000 1.174772e+006 1
6.794967e+000 -9.382610e+000 1.049353e+006 1
4.223861e+000 1.941180e+000 7.397691e+004 1
5.712994e+000 -9.647761e+000 1.826246e+006 1
-9.413612e+000 -6.169825e+000 1.277306e+006 1
-7.835994e+000 -5.025078e+000 1.011150e+006 1
-2.101492e+000 6.352745e+000 1.694995e+006 1
6.968306e-001 -2.152900e+000 1.488178e+005 1
7.843544e+000 6.901251e+000 1.605043e+006 1
-8.906397e+000 2.454415e+000 1.467419e+006 1
-4.407232e+000 5.128163e-001 1.057530e+006 1
-1.089626e+000 9.005296e+000 2.248210e+006 1
-3.665409e+000 6.039307e+000 1.202871e+006 1
2.022539e+000 -2.479871e+000 1.340097e+006 1
4.155607e+000 -1.095835e+000 1.411364e+006 1
6.033553e+000 -2.879129e+000 1.560128e+006 1
4.746329e+000 -6.097508e+000 1.063503e+006 1
4.935596e+000 -8.656122e+000 9.355919e+005 1
-1.633275e+000 4.857859e+000 1.246693e+005 1
-4.783184e+000 -6.134381e+000 1.995930e+006 1
-3.861821e+000 6.389212e+000 6.740112e+005 1
-9.664329e+000 4.361523e+000 1.633421e+006 1
-1.984062e+000 2.201641e-001 8.555251e+005 1
6.354920e+000 -5.120940e+000 1.919600e+006 1
5.163097e-001 5.742039e+000 4.921501e+005 1
-4.860575e+000 -2.497807e+000 6.130896e+005 1
-9.479633e+000 8.799832e+000 1.328993e+006 1
4.037871e+000 -8.208615e+000 1.024613e+006 1
-7.037036e+000 -2.192680e-001 1.203333e+006 1
-4.909329e+000 6.688109e+000 6.967290e+005 1
-8.717744e+000 8.933236e+000 2.137963e+006 1
-7.004479e+000 7.828367e+000 1.031588e+006 1
-6.471722e+000 5.924294e-001 1.808334e+006 1
3.610573e+000 8.273084e+000 8.085891e+005 1
-2.662795e+000 6.370392e+000 1.482086e+006 1
-3.465707e+000 -4.397689e+000 1.203984e+005 1
-1.606715e+000 -4.724544e-001 1.286513e+006 1
-1.783202e+000 3.584104e+000 4.591684e+005 1
7.376304e+000 -6.118061e+000 6.647200e+005 1
-6.649119e+000 -2.275131e+000 9.473253e+005 1
-4.053962e+000 -7.729910e+000 7.150065e+005 1
-2.321437e+000 -2.349536e+000 9.093398e+004 1
4.769448e+000 -8.308299e+000 2.158512e+006 1
2.183766e-001 -7.074432e+000 2.880411e+005 1
3.489382e+000 -4.588705e-001 1.982143e+005 1
2.884589e+000 -8.627805e+000 5.561867e+005 1
-9.434274e+000 7.885286e-001 9.620229e+005 1
-2.139312e+000 -9.419459e+000 8.457453e+005 1
7.528419e-001 -6.007591e+000 1.416541e+006 1
-6.769862e+000 4.808390e+000 1.388075e+006 1
-7.863213e+000 7.450142e+000 1.718258e+006 1
-8.662106e+000 -1.141340e+000 1.132879e+006 1
-7.230900e+000 5.816308e+000 1.085514e+006 1
6.003970e+000 -7.695255e+000 2.123989e+006 1
9.744339e+000 -8.082908e-001 2.129331e+006 1
-1.808032e+000 1.625013e+000 1.079364e+005 1
7.319950e-001 1.896677e+000 1.205020e+006 1
-7.086225e+000 -7.386478e+000 9.119930e+005 1
1.733728e+000 3.944202e+000 1.508481e+006 1
2.244019e+000 8.364589e+000 7.069005e+005 1
-7.241358e+000 -5.300359e+000 1.725740e+006 1
2.838271e+000 5.514254e+000 9.404187e+005 1
5.999935e+000 4.634218e+000 1.348680e+006 1
-1.866294e+000 -5.324262e+000 8.886847e+005 1
-8.737935e+000 6.858585e+000 1.158086e+006 1
6.205001e+000 -9.516306e+000 1.017326e+006 1
-6.717391e+000 -9.574113e+000 1.357652e+006 1
-9.656364e+000 -1.205356e+000 1.288557e+006 1
9.497736e+000 5.970548e+000 1.275702e+006 1
9.977454e+000 -1.634918e+000 1.739158e+006 1
3.413823e+000 3.805989e+000 7.723161e+005 1
-3.325711e+000 2.794939e+000 6.142300e+005 1
7.241276e+000 2.197107e+000 1.032627e+006 1
3.125043e+000 -6.894030e-002 3.416315e+005 1
6.102941e+000 -4.034417e+000 4.388140e+005 1
-1.656735e+000 -3.148340e-001 1.267651e+004 1
2.492145e+000 -6.902851e+000 3.100205e+005 1
8.375629e+000 9.328478e+000 1.909813e+006 1
5.928373e+000 -8.024516e+000 1.129683e+006 1
-3.702398e+000 3.498839e+000 1.047734e+006 1
2.463574e+000 -4.622091e+000 6.859723e+005 1
4.169900e+000 8.837959e+000 7.685946e+005 1
5.868486e+000 -4.669941e+000 7.703247e+005 1
3.815116e+000 5.777099e+000 2.429499e+005 1
7.536109e+000 -1.654764e+000 3.515750e+005 1
1.290143e+000 -8.666887e+000 1.297591e+006 1
4.603742e+000 -9.451669e-001 3.877065e+005 1
8.604923e+000 5.605857e+000 1.864940e+006 1
4.892212e+000 2.061814e-002 3.210326e+005 1
-5.522220e+000 -7.797086e+000 1.617386e+006 1
-2.181201e+000 4.271488e+000 9.000320e+005 1
5.404564e+000 -3.032311e+000 1.935133e+005 1
-8.077697e+000 4.422815e+000 6.445732e+005 1
-3.317845e+000 8.210661e+000 6.016680e+005 1
6.088656e-001 2.684703e-001 5.524575e+005 1
-8.111105e-001 7.365068e+000 5.977129e+005 1
-7.455057e+000 -5.080489e+000 7.588973e+005 1
9.461799e+000 8.700379e+000 2.517464e+006 1
-2.720755e+000 6.886032e+000 9.162289e+005 1
8.013052e+000 3.856788e-001 2.513794e+006 1
-5.278619e+000 -5.590650e+000 4.484957e+005 1
3.142538e+000 -5.515425e+000 7.553868e+005 1
8.135987e+000 -9.171293e-001 1.746562e+006 1
4.654102e+000 4.380272e-001 4.964037e+004 1
-5.639817e+000 -4.277777e+000 2.288303e+006 1
5.326815e+000 3.961065e+000 8.196045e+005 1
7.040929e+000 7.147918e-001 8.519132e+005 1
7.768714e+000 4.758680e+000 3.697505e+005 1
9.235811e+000 2.650993e+000 1.277430e+006 1
6.595093e+000 -7.082796e+000 5.693263e+005 1
-5.136000e+000 3.264498e+000 4.295609e+005 1
1.750588e+000 6.176569e+000 6.734569e+005 1
-5.142753e+000 -9.921629e+000 1.169166e+006 1
-7.956319e+000 -4.618762e+000 1.185871e+006 1
7.794575e+000 6.000033e+000 4.744894e+005 1
-3.561737e+000 6.090746e+000 1.244464e+006 1
6.421689e+000 4.580661e+000 7.392404e+005 1
2.358507e-001 -3.726352e+000 2.818448e+005 1
8.096467e+000 -7.621993e+000 1.683034e+006 1
-9.941458e+000 -3.872659e+000 1.582807e+006 1
9.330118e+000 -8.394970e+000 1.551971e+006 1
8.917354e+000 2.577828e+000 1.562022e+006 1
8.032223e+000 1.593797e+000 1.183825e+006 1
-4.856843e+000 -3.477180e-001 4.435766e+005 1
1.460037e+000 -2.438771e-001 2.905735e+005 1
-7.426634e+000 7.504262e+000 6.272573e+005 1
9.995562e+000 8.167681e+000 1.383605e+006 1
1.439753e+000 2.851823e+000 1.607341e+005 1
-8.345155e-001 8.431259e+000 1.062919e+006 1
2.748536e+000 -4.865220e+000 8.610311e+005 1
-6.893907e+000 -9.672304e+000 2.810021e+006 1
-5.784456e+000 -8.871078e+000 1.364885e+006 1
6.088714e+000 -6.700856e+000 1.050606e+006 1
3.412065e-001 7.310771e+000 8.542724e+005 1
3.594623e+000 -9.495205e+000 1.737886e+006 1
7.449475e+000 4.654594e+000 1.024408e+006 1
-2.996606e+000 8.101908e+000 1.145004e+006 1
5.676185e+000 -2.792807e-001 1.060061e+006 1
-7.521821e-001 7.764254e+000 9.774065e+005 1
-8.400723e+000 -8.470121e+000 1.825613e+006 1
4.975062e+000 6.653910e+000 9.249301e+005 1
9.305892e+000 -5.550899e+000 1.825683e+006 1
-6.466021e-001 3.529842e+000 9.175243e+005 1
-4.031419e+000 -4.747476e+000 4.432564e+005 1
-4.926014e+000 -4.133372e+000 1.436363e+005 1
1.338488e+000 -4.051447e+000 5.907554e+005 1
9.032084e+000 9.933328e-001 1.070611e+006 1
-2.445500e+000 -5.274667e+000 1.060449e+006 1
-5.349077e-001 -4.070414e+000 5.503124e+005 1
1.502664e+000 1.151411e+000 8.008588e+005 1
8.893600e-001 -6.385659e+000 5.555010e+005 1
3.002394e+000 3.618642e+000 9.499438e+004 1
7.876023e+000 -5.939017e+000 7.077168e+005 1
8.892878e+000 5.699438e+000 7.761037e+005 1
-7.352847e+000 -3.628888e+000 9.117132e+005 1
-1.050165e+000 7.223502e+000 1.641696e+006 1
-1.699186e+000 -4.739311e+000 8.474523e+005 1
-8.642203e+000 5.411136e-001 1.074784e+006 1
3.055293e-001 4.541377e+000 7.541979e+005 1
-5.044492e+000 6.220904e-001 3.274730e+005 1
3.823724e-001 -2.217477e+000 7.268590e+004 1
-2.856992e+000 -7.704108e+000 1.237742e+006 1
5.033646e+000 1.465534e+000 1.135897e+006 1
-5.869128e+000 9.615814e+000 9.468439e+005 1
3.833460e+000 5.423451e+000 3.355631e+005 1
2.272541e+000 -9.911357e+000 2.230974e+006 1
-1.123604e-001 -1.605360e+000 3.156812e+005 1
6.670383e+000 -5.011347e+000 4.170379e+005 1
-3.013030e+000 -8.528646e+000 1.542152e+006 1
2.928891e+000 -9.278405e+000 1.069677e+006 1
3.756317e+000 1.843161e-001 7.430573e+005 1
7.344425e+000 -9.971834e+000 2.204342e+006 1
-5.818520e+000 9.071457e-002 9.840457e+005 1
7.009983e+000 2.869170e+000 6.115688e+005 1
3.763206e+000 5.588738e+000 1.448849e+005 1
-5.568168e+000 4.177500e+000 3.892716e+005 1
6.858365e+000 -3.003186e+000 3.085088e+005 1
5.900438e-001 -2.804659e+000 7.955725e+005 1
-5.394163e+000 3.365528e-001 1.221166e+005 1
-2.949622e+000 5.104116e+000 9.059899e+004 1
-9.831186e+000 7.431064e+000 1.464763e+006 1
8.925046e+000 -2.850270e+000 1.587767e+006 1
-9.170843e+000 -9.223721e+000 3.152736e+006 1
5.387776e+000 5.384021e+000 2.994517e+005 1
6.383210e+000 -5.805330e+000 6.032960e+005 1
4.318148e+000 6.295376e+000 1.275498e+006 1
-2.460413e-001 1.388339e+000 8.926349e+005 1
8.578108e+000 -2.244593e+000 1.297647e+006 1
-6.549776e+000 -1.883174e+000 4.433909e+005 1
-2.871865e+000 9.432719e-001 3.355467e+005 1
3.473602e+000 -3.458077e+000 4.323248e+005 1
6.143230e+000 -3.686822e+000 3.420042e+005 1
8.063650e+000 7.933925e+000 1.284848e+006 1
5.479834e-001 4.863443e+000 3.369295e+005 1
-3.090596e-001 5.733209e+000 1.330407e+006 1
8.149246e+000 7.480429e-001 1.585018e+006 1
-2.042316e+000 -6.306382e+000 8.075474e+005 1
-9.903367e+000 4.685066e+000 2.227355e+006 1
1.050786e+000 7.183756e+000 7.016817e+005 1
1.256246e+000 -9.091993e+000 1.085705e+006 1
-1.367485e+000 -6.552081e+000 7.242819e+005 1
];
iset = find(X(:,4)==0);
if size(iset) > 0
plot3(X(iset,1),X(iset,2),X(iset,3),'rX','MarkerSize',13)
hold on
end;
iset = find(X(:,4)==1);
if size(iset) > 0
plot3(X(iset,1),X(iset,2),X(iset,3),'b*','MarkerSize',13)
end;
hold off
xlabel('Rosenbrock.x2','FontWeight','bold','FontSize',12)
ylabel('Rosenbrock.x3','FontWeight','bold','FontSize',12)
zlabel('Rosenbrock.f','FontWeight','bold','FontSize',12)
set(gca,'linewidth',2)
set(gca,'fontweight','bold')
set(gca,'fontsize',12)
grid on
box on
title('3D 2-Input/1-Output Data Plot','FontWeight','bold','FontSize',12)
disp('red  *: failed runs.')
disp('blue X: good   runs.')
